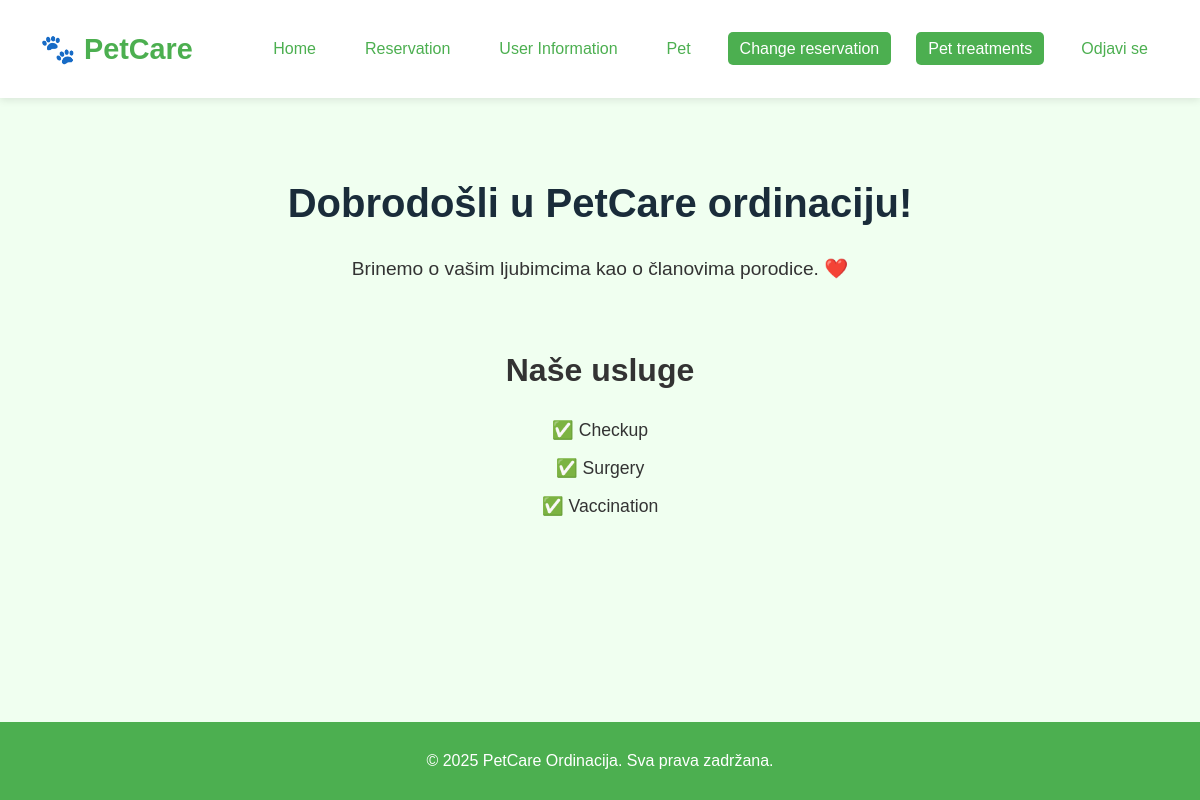
Page /users_index.php on the earlier database version.
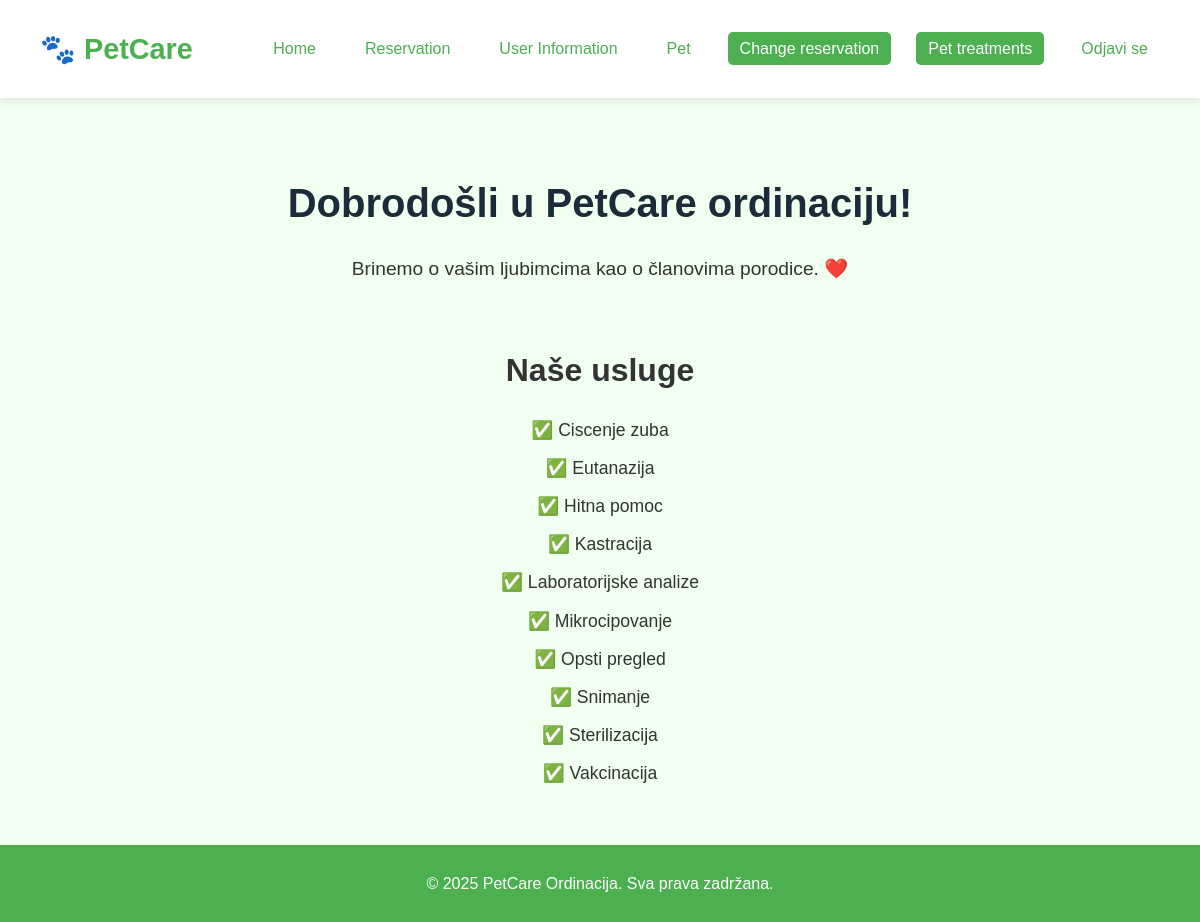
Same page on the later database version.
### tables this page shows
CREATE TABLE `services` (
  `id` int(10) UNSIGNED NOT NULL,
  `name` varchar(100) NOT NULL,
  `description` text DEFAULT NULL,
  `price` decimal(10,2) NOT NULL CHECK (`price` >= 0)
);

### users_index.php (the view, shortened to what this page needs)
<?php
require_once 'db.php';
$stmt = $pdo->query("SELECT name FROM services ORDER BY name");
$services = $stmt->fetchAll();
?>
<!DOCTYPE html>
<html lang="sr">
<head>
    <link rel="stylesheet" href="css/css.css">
</head>
<body>
<header>
    <div class="logo">🐾 PetCare</div>
    <nav>
        <ul>
            <li><a href="users_index.php">Home</a></li>
            <li><a href="users_reservation.php">Reservation</a></li>
            <li><a href="user_information.php">User Information</a></li>
            <li><a href="pet_information.php">Pet</a></li>
            <li><a href="change_reservation.php" class="active">Change reservation</a></li>
            <li><a href="pet_treatments.php" class="active">Pet treatments</a></li>
            <li><a href="logout.php">Odjavi se</a></li>
        </ul>
    </nav>
</header>
<main>
    <section class="hero">
        <h1>Dobrodošli u PetCare ordinaciju!</h1>
        <p>Brinemo o vašim ljubimcima kao o članovima porodice. ❤️</p>
    </section>
    <section class="services">
        <h2>Naše usluge</h2>
        <ul>
            <?php foreach ($services as $service): ?>
                <li>✅ <?= htmlspecialchars($service['name']) ?></li>
            <?php endforeach; ?>
        </ul>
    </section>
</main>
<footer>
    <p>&copy; 2025 PetCare Ordinacija. Sva prava zadržana.</p>
</footer>
</body>
</html>

Differences in the rows shown:
removed services: name "Checkup"
removed services: name "Surgery"
added services: name "Ciscenje zuba"
added services: name "Eutanazija"
added services: name "Hitna pomoc"
added services: name "Kastracija"
added services: name "Laboratorijske analize"
added services: name "Mikrocipovanje"
added services: name "Opsti pregled"
added services: name "Snimanje"
added services: name "Sterilizacija"
changed services: name "Vaccination" → "Vakcinacija"
